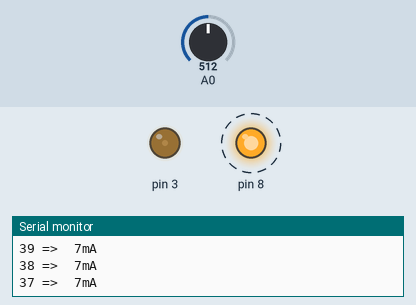
Simulated run of this sketch. Board: Arduino Uno, built with avr-gcc and run on an emulated ATmega328P. Shown: output pins drawn as LEDs (lit = HIGH), the last lines printed to the serial monitor. Dashed ring = blinking. The test bench sets the inputs (shaded band); at power-on: A0 = 512.

Above: at 1.25 s.
1.3 s: A0 set to 295
At 1.45 s:
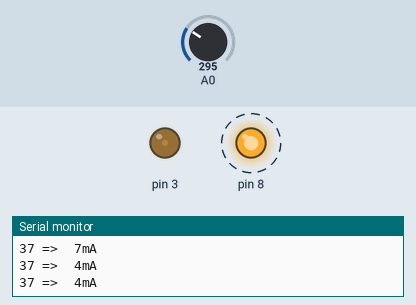
4.3 s: A0 set to 265
At 4.67 s:
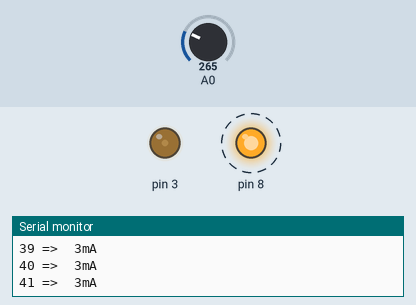
7.3 s: A0 set to 336
At 7.48 s:
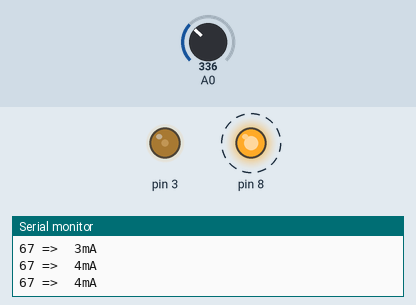
10.3 s: A0 set to 361
At 10.69 s:
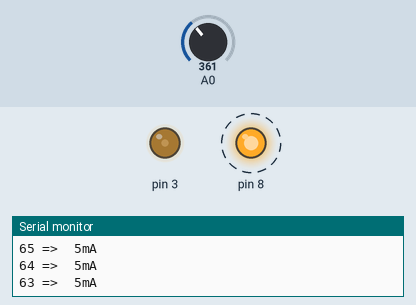
13.3 s: A0 set to 122
Timing chart, 0 to 24.1 s (numbered marks = the images above; inputs shaded):
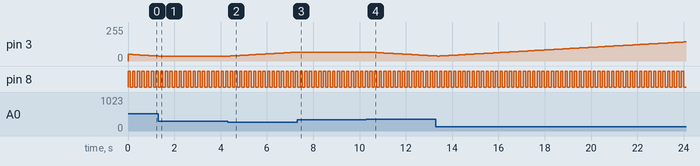

Measured:
- after the input at 1.3 s, pin 3: goes on until 1.3 s, then stays 37/255
- after the input at 4.3 s, pin 3: moves from 37/255 to 66/255 over 2.8 s, starting after 0.12 s
- after the input at 7.3 s, pin 3: goes on until 7.3 s, then stays 67/255
- after the input at 10.3 s, pin 3: moves from 67/255 to 38/255 over 2.8 s, starting after 0.14 s
- by itself, pin 8: alternates HIGH for 0.10 s and LOW for 0.10 s

The sketch:

current.ino
```cpp
void setup()
{
	Serial.begin(9600);
	Serial.println("Hello.");
	analogReference(INTERNAL);
	pinMode(8,OUTPUT);
}

int get_current()
{
  return (int) ((1100.0*(double) analogRead(A0))/(1023.0*75.0));
}


int pwm = 50;
void loop()
{
int current;

	if (digitalRead(8))
	   digitalWrite(8,0);
	else
	   digitalWrite(8,1);

	analogWrite(3, pwm);
	current = get_current();
	if (current > 4) pwm = pwm - 1;
	if (current < 4) pwm = pwm + 1;
	Serial.print(pwm);
	Serial.print(" =>  ");
	Serial.print(current);
	Serial.println("mA");
	delay(100);
}
```
